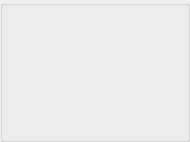
       <widget class="QGroupBox" name="groupBox2">
        <property name="minimumSize">
         <size>
          <width>185</width>
          <height>140</height>
         </size>
        </property>
        <property name="maximumSize">
         <size>
          <width>190</width>
          <height>142</height>
         </size>
        </property>
        <property name="title">
         <string/>
        </property>
        <widget class="MyNameLabel" name="label_PlayerName2">
         <property name="geometry">
          <rect>
           <x>70</x>
           <y>117</y>
           <width>104</width>
           <height>14</height>
          </rect>
         </property>
         <property name="minimumSize">
          <size>
           <width>0</width>
           <height>14</height>
          </size>
         </property>
         <property name="maximumSize">
          <size>
           <width>16777215</width>
           <height>14</height>
          </size>
         </property>
         <property name="alignment">
          <set>Qt::AlignLeading|Qt::AlignLeft|Qt::AlignTop</set>
         </property>
         <property name="openExternalLinks">
          <bool>true</bool>
         </property>
        </widget>
        <widget class="MySetLabel" name="textLabel_Set2">
         <property name="geometry">
          <rect>
           <x>70</x>
           <y>10</y>
           <width>104</width>
           <height>14</height>
          </rect>
         </property>
         <property name="minimumSize">
          <size>
           <width>0</width>
           <height>14</height>
          </size>
         </property>
         <property name="maximumSize">
          <size>
           <width>16777215</width>
           <height>14</height>
          </size>
         </property>
         <property name="alignment">
          <set>Qt::AlignBottom|Qt::AlignHCenter</set>
         </property>
        </widget>
        <widget class="MyCashLabel" name="textLabel_Cash2">
         <property name="geometry">
          <rect>
           <x>70</x>
           <y>104</y>
           <width>104</width>
           <height>14</height>
          </rect>
         </property>
         <property name="minimumSize">
          <size>
           <width>35</width>
           <height>14</height>
          </size>
         </property>
         <property name="maximumSize">
          <size>
           <width>16777215</width>
           <height>14</height>
          </size>
         </property>
        </widget>
        <widget class="QLabel" name="textLabel_Button2">
         <property name="geometry">
          <rect>
           <x>18</x>
           <y>16</y>
           <width>40</width>
           <height>42</height>
          </rect>
         </property>
         <property name="minimumSize">
          <size>
           <width>40</width>
           <height>42</height>
          </size>
         </property>
         <property name="maximumSize">
          <size>
           <width>40</width>
           <height>42</height>
          </size>
         </property>
         <property name="text">
          <string/>
         </property>
         <property name="scaledContents">
          <bool>true</bool>
         </property>
        </widget>
        <widget class="MyCardsPixmapLabel" name="pixmapLabel_card2a">
         <property name="geometry">
          <rect>
           <x>86</x>
           <y>26</y>
           <width>48</width>
           <height>76</height>
          </rect>
         </property>
         <property name="scaledContents">
          <bool>true</bool>
         </property>
        </widget>
        <widget class="MyCardsPixmapLabel" name="pixmapLabel_card2b">
         <property name="geometry">
          <rect>
           <x>110</x>
           <y>26</y>
           <width>48</width>
           <height>76</height>
          </rect>
         </property>
         <property name="scaledContents">
          <bool>true</bool>
         </property>
        </widget>
        <widget class="MyStatusLabel" name="textLabel_Status2">
         <property name="geometry">
          <rect>
           <x>67</x>
           <y>43</y>
           <width>111</width>
           <height>40</height>
          </rect>
         </property>
         <property name="minimumSize">
          <size>
           <width>0</width>
           <height>20</height>
          </size>
         </property>
         <property name="text">
          <string/>
         </property>
         <property name="alignment">
          <set>Qt::AlignCenter</set>
         </property>
        </widget>
        <widget class="QLabel" name="label_playerTip2">
         <property name="geometry">
          <rect>
           <x>10</x>
           <y>10</y>
           <width>181</width>
           <height>141</height>
          </rect>
         </property>
         <property name="sizePolicy">
          <sizepolicy hsizetype="Expanding" vsizetype="Expanding">
           <horstretch>0</horstretch>
           <verstretch>0</verstretch>
          </sizepolicy>
         </property>
         <property name="minimumSize">
          <size>
           <width>181</width>
           <height>141</height>
          </size>
         </property>
         <property name="text">
          <string notr="true"/>
         </property>
        </widget>
       </widget>
